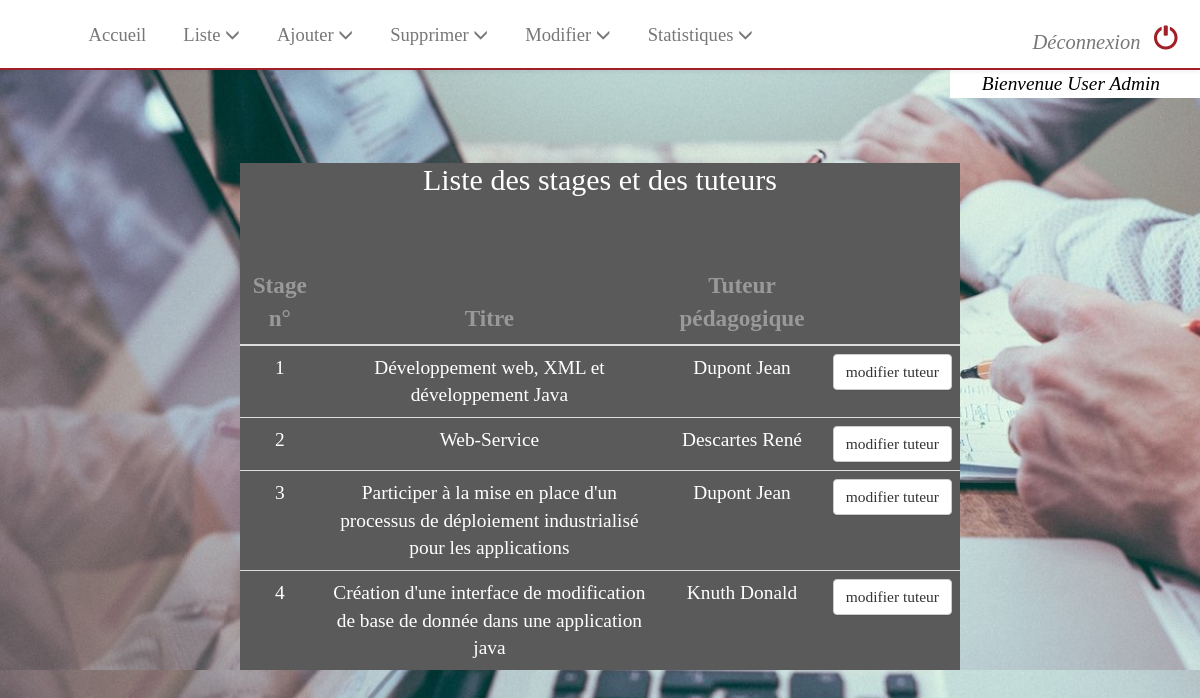
Page /admin/modification/modif_affectations.php (signed in) on the committed database.
### tables this page shows
CREATE TABLE `stages` (
  `sid` int(11) NOT NULL,
  `eid` int(11) NOT NULL,
  `titre` varchar(100) NOT NULL,
  `description` text NOT NULL,
  `entreprise` varchar(50) NOT NULL DEFAULT '',
  `tuteurE` varchar(40) NOT NULL,
  `emailTE` varchar(30) NOT NULL,
  `tuteurP` int(11) DEFAULT NULL,
  `dateDebut` date NOT NULL,
  `dateFin` date NOT NULL
);

CREATE TABLE `users` (
  `uid` int(11) NOT NULL,
  `nom` varchar(30) DEFAULT NULL,
  `prenom` varchar(30) DEFAULT NULL,
  `login` varchar(30) NOT NULL,
  `mdp` varchar(255) NOT NULL,
  `role` enum('user','admin') NOT NULL DEFAULT 'user',
  `actif` bit(1) NOT NULL DEFAULT b'0'
);

### admin/modification/modif_affectations.php (the view, shortened to what this page needs)
<?php
	include("../../header/header_admin.php");
	?>
		<?php
		require("../../db_config.php");
				$db = new PDO($dsn, $username, $password);
				$db->setAttribute(PDO::ATTR_ERRMODE, PDO::ERRMODE_EXCEPTION);
				$SQL = "SELECT * FROM stages
						JOIN users ON stages.tuteurP = users.uid ";
				$st=$db->prepare($SQL);
				$res=$st->execute();
				if($st->rowCount()==0) {
					?><div class="center" style="font-size:120%; padding-bottom:200px;"><?php echo "Aucun stage avec tuteur trouvé dans la base de donnée.";?></div><?php
				} else {
					?>
					<div class="table-custom" style="width:60%;margin-left:20%; margin-bottom:100px;">
						<h2>Liste des stages et des tuteurs</h2>
						<table class="table center ">
						<thead><tr style="font-size:120%; color:#999999;"><th class="center">Stage n°</th><th class="center">Titre</th><th class="center">Tuteur pédagogique</th><th></th></tr></thead>
							<?php
							while($row=$st->fetch()) {
								$sid = intval($row['sid']);
								$nom = htmlspecialchars($row['nom']);
								$prenom = htmlspecialchars($row['prenom']);
								?>
								<tr class="center">
									<td><?php echo $sid?></td><?php
									?><td><?php echo htmlspecialchars($row['titre']);?></td>
									<td><?php echo "$nom $prenom";?></td>
									<td><form action="modif_affectations_form.php" method="post">
											<button type="submit" class="btn btn-default" style="font-size:80%;">modifier tuteur</button>
										</form>
									</td>
								</tr><?php
							}
						?></table>
					</div><?php
				}
		?>
	<?php
	include("../../footer.php");
	?>

### style.css (style rules this page uses)
button { text-align: center; }
.center { text-align: center; }
html, body { background: rgb(150, 150, 150); background-image: url("image/image4b.jpg"); background-repeat: no-repeat; background-size: cover; height: auto; position: relative; color: black; font-family: Calibri; font-size: 110%; width: 100%; transition: background-color .5s; }
.table-custom { background: rgb(90, 90, 90); text-align: center; margin-left: 25%; margin-right: auto; margin-top: 80px; color: white; width: 50%; }

### rows in the picture
stages: sid "1", titre "Développement web, XML et développement Java", tuteurP.nom "Dupont", tuteurP.prenom "Jean"
stages: sid "2", titre "Web-Service", tuteurP.nom "Descartes", tuteurP.prenom "René"
stages: sid "3", titre "Participer à la mise en place d'un processus de déploiement industrialisé pour les applications", tuteurP.nom "Dupont", tuteurP.prenom "Jean"
stages: sid "4", titre "Création d'une interface de modification de base de donnée dans une application java", tuteurP.nom "Knuth", tuteurP.prenom "Donald"

### other values in the picture
$_SESSION['prenom'] "User"
$_SESSION['nom'] "Admin"
